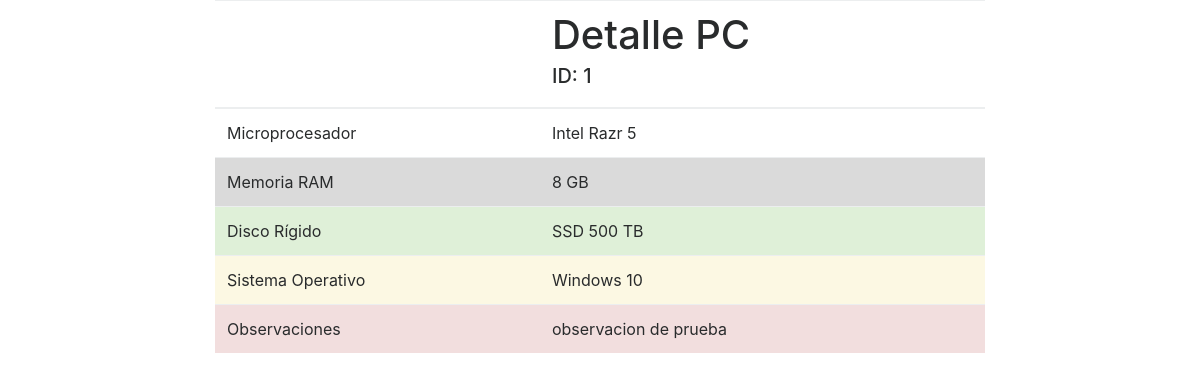
Screenshot of /efectos/efectos/detalle.php?id=1 with the database file from the repository.
### tables this page shows
CREATE TABLE `detallecomputadora` (
  `idDetalle` int(11) NOT NULL,
  `marcaProcesador` varchar(10) NOT NULL,
  `procesador` varchar(100) NOT NULL,
  `ram` int(11) NOT NULL,
  `tipoDisco` int(11) NOT NULL,
  `capacidadDisco` int(11) NOT NULL,
  `medidaCapacidad` int(11) NOT NULL,
  `sistemaOperativo` varchar(100) NOT NULL,
  `observaciones` varchar(250) NOT NULL,
  `activo` int(11) NOT NULL
);

### efectos/efectos/detalle.php (the view, shortened to what this page needs)
<?php
$objeto = new Conexion();
$conexion = $objeto->Conectar();
$id = (isset($_GET['id'])) ? $_GET['id'] : '';
$consulta = "SELECT * FROM detalleComputadora where idDetalle=" . $id;
$resultado = $conexion->prepare($consulta);
$resultado->execute();
$data = $resultado->fetchAll(PDO::FETCH_ASSOC);
foreach ($data as $datos) {
	if ($datos['tipoDisco'] == 1) {
		$tipoDisco = "HDD";
	} else {
		$tipoDisco = "SSD";
	}
	if ($datos['medidaCapacidad'] == 1) {
		$medidaCapacidad = "GB";
	} else {
		$medidaCapacidad = "TB";
	}
	$disco = $tipoDisco . " " . $datos['capacidadDisco'] . " " . $medidaCapacidad;
	if ($datos['marcaProcesador'] == 1) {
		$tipoMicro = "AMD";
	} else {
		$tipoMicro = "Intel";
	}
	$micro = $tipoMicro . " " . $datos['procesador'];
	$ram = $datos['ram'];
	$sistemaOperativo = $datos['sistemaOperativo'];
	$observaciones = $datos['observaciones'];
}
?>
<!DOCTYPE html>
<html lang="es">
<head>
	<link href="css/bootstrap.min.css" rel="stylesheet">
	<link href="css/style.css" rel="stylesheet">
</head>
<body>
	<div class="container-fluid">
		<div class="row">
			<div class="col-md-12">
				<div class="row">
					<div class="col-md-2">
					</div>
					<div class="col-md-8">
						<table class="table">
							<thead>
								<tr>
									<th>
									</th>
									<th>
										<h1>Detalle PC</h1>
										<h5>ID: <?php echo ($id); ?></h5>
									</th>
								</tr>
							</thead>
							<tbody>
								<tr>
									<td>
										Microprocesador
									</td>
									<td>
										<?php echo ($micro); ?>
									</td>
								</tr>
								<tr class="table-active">
									<td>
										Memoria RAM
									</td>
									<td>
										<?php echo ($ram); ?> GB
									</td>
								</tr>
								<tr class="table-success">
									<td>
										Disco Rígido
									</td>
									<td>
										<?php echo ($disco); ?>
									</td>
								</tr>
								<tr class="table-warning">
									<td>
										Sistema Operativo
									</td>
									<td>
										<?php echo ($sistemaOperativo); ?>
									</td>
								</tr>
								<tr class="table-danger">
									<td>
										Observaciones
									</td>
									<td>
										<?php echo ($observaciones); ?>
									</td>
								</tr>
							</tbody>
						</table>
					</div>
					<div class="col-md-2">
					</div>
				</div>
			</div>
		</div>
	</div>
</body>
</html>

### rows the page displays
detallecomputadora: micro "Intel Razr 5", ram "8", disco "SSD 500 TB", sistemaOperativo "Windows 10", observaciones "observacion de prueba"

### other values shown
$id "1"
